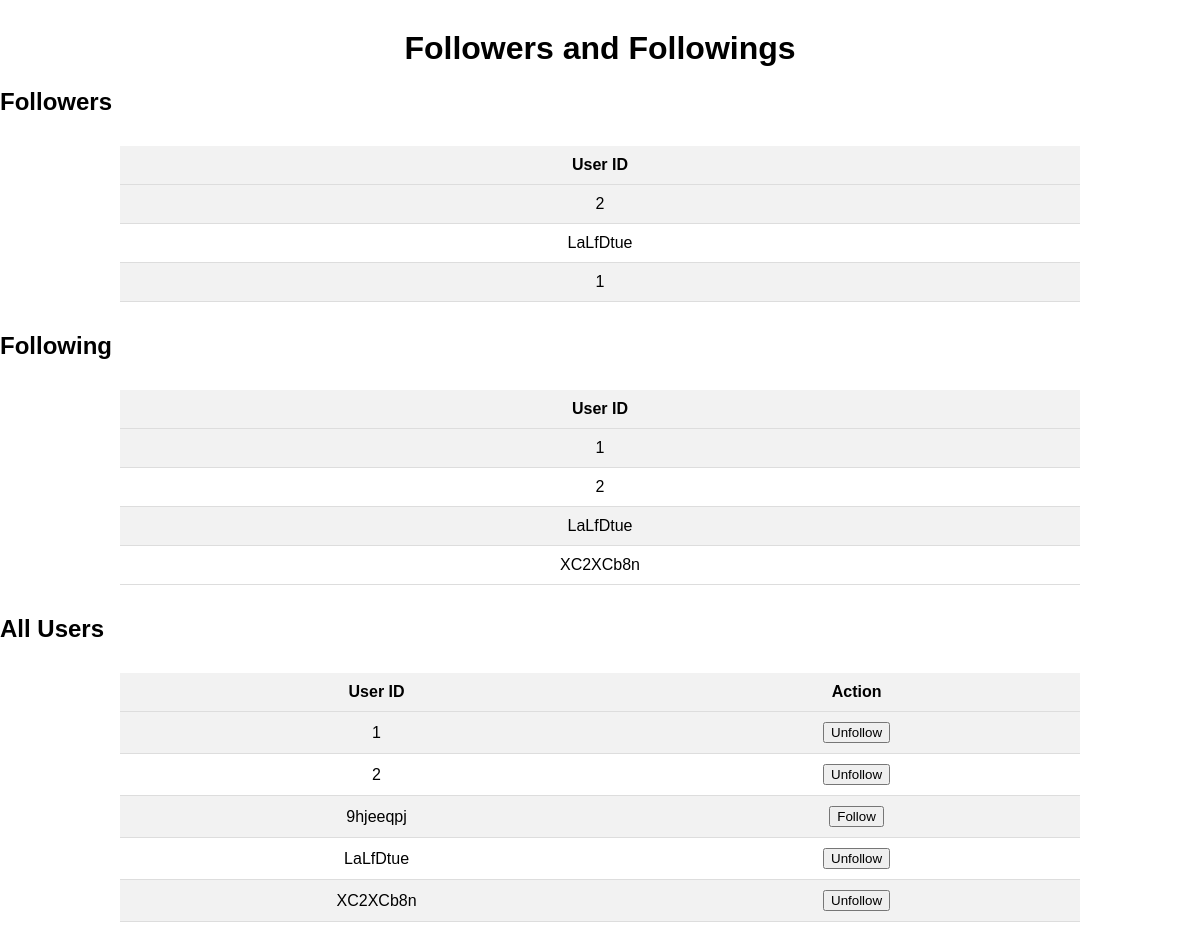
The page /follows (signed in) on the database as committed earlier.
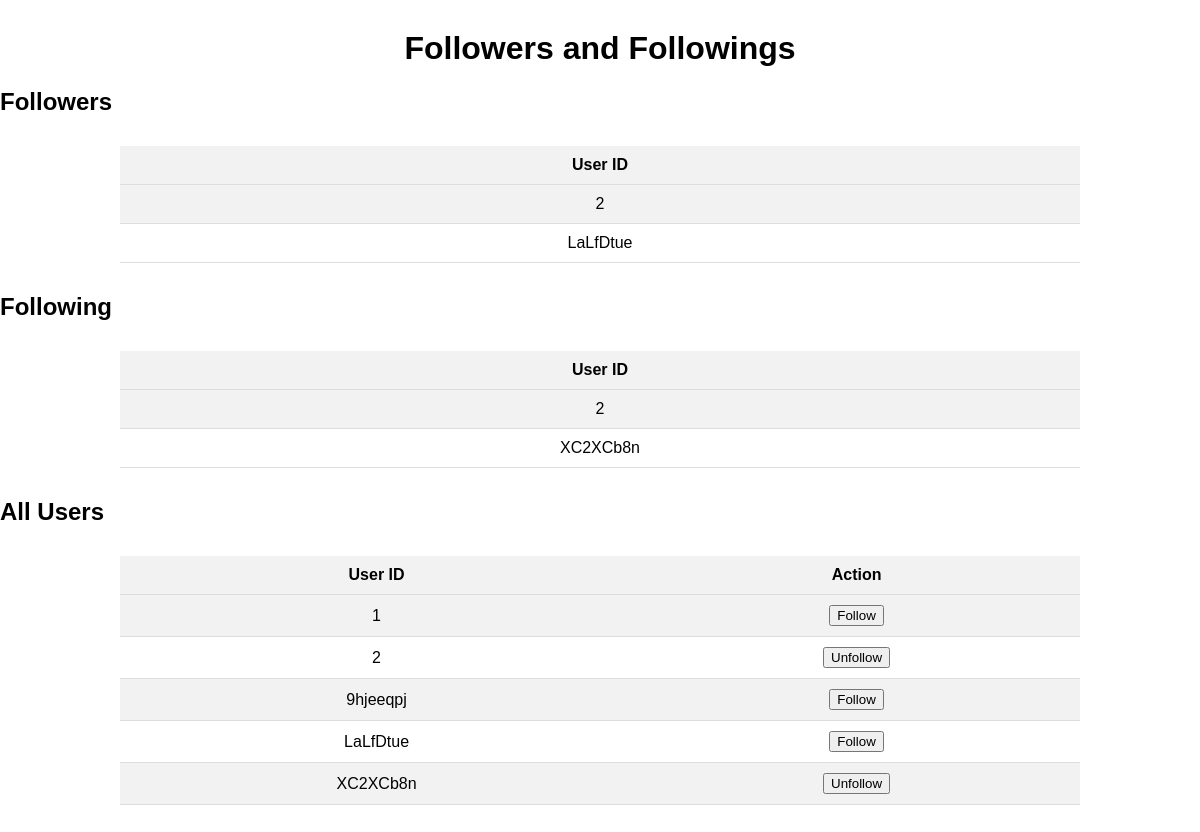
The same page on the database as committed later.
### tables this page shows
CREATE TABLE FOLLOWS (
        user_id1 TEXT,
        user_id2 TEXT,
        PRIMARY KEY (user_id1, user_id2),
        FOREIGN KEY (user_id1) REFERENCES users(user_id),
        FOREIGN KEY (user_id2) REFERENCES users(user_id)

        );

### app.py (the view, shortened to what this page needs)
@app.route('/follows', methods=['GET', 'POST'])
def follows():
    conn = sqlite3.connect('database.db')
    c = conn.cursor()
    current_user_id = session.get('user_id')
    c.execute("SELECT user_id2 FROM follows WHERE user_id1 = ?",
              (current_user_id,))
    following = c.fetchall()
    c.execute("SELECT user_id1 FROM follows WHERE user_id2 = ?",
              (current_user_id,))
    followers = c.fetchall()
    c.execute(
        "SELECT DISTINCT user_id1 FROM follows UNION SELECT DISTINCT user_id2 FROM follows")
    all_users = c.fetchall()
    following_set = set(follow[0] for follow in following)
    return render_template('follows.html', followers=followers, following=following, all_users=all_users, following_set=following_set)

### templates/follows.html (shortened to what this page needs)
<!DOCTYPE html>
<html>
<head>
    <link rel="stylesheet" href="{{ url_for('static', filename='css/follows.css') }}">
</head>
<body>
    <h1>Followers and Followings</h1>
    <h2>Followers</h2>
    <table>
        <tr>
            <th>User ID</th>
        </tr>
        {% for follower in followers %}
        <tr>
            <td>{{ follower[0] }}</td>
        </tr>
        {% endfor %}
    </table>
    <h2>Following</h2>
    <table>
        <tr>
            <th>User ID</th>
        </tr>
        {% for follow in following %}
        <tr>
            <td>{{ follow[0] }}</td>
        </tr>
        {% endfor %}
    </table>
    <h2>All Users</h2>
    <table>
        <tr>
            <th>User ID</th>
            <th>Action</th>
        </tr>
        {% for user in all_users %}
        <tr>
            <td>{{ user[0] }}</td>
            <td>
                {% if user[0] in following_set %}
                <form method="post" action="{{ url_for('follows') }}">
                    <button type="submit">Unfollow</button>
                </form>
                {% else %}
                <form method="post" action="{{ url_for('follows') }}">
                    <button type="submit">Follow</button>
                </form>
                {% endif %}
            </td>
        </tr>
        {% endfor %}
    </table>
</body>
</html>

Rows that differ between the two databases and show on the page:
removed FOLLOWS: user_id1 "1", user_id2 "1"
removed FOLLOWS: user_id2 "LaLfDtue", shown under "Following"
Other text that changed with them:
list line gone: "Unfollow"
new list line: "Follow"
